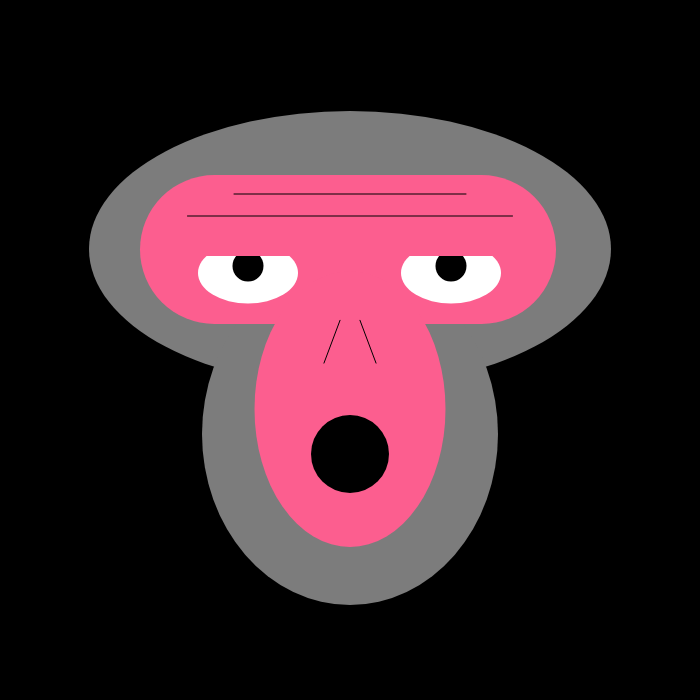
Frame 1 (no input)
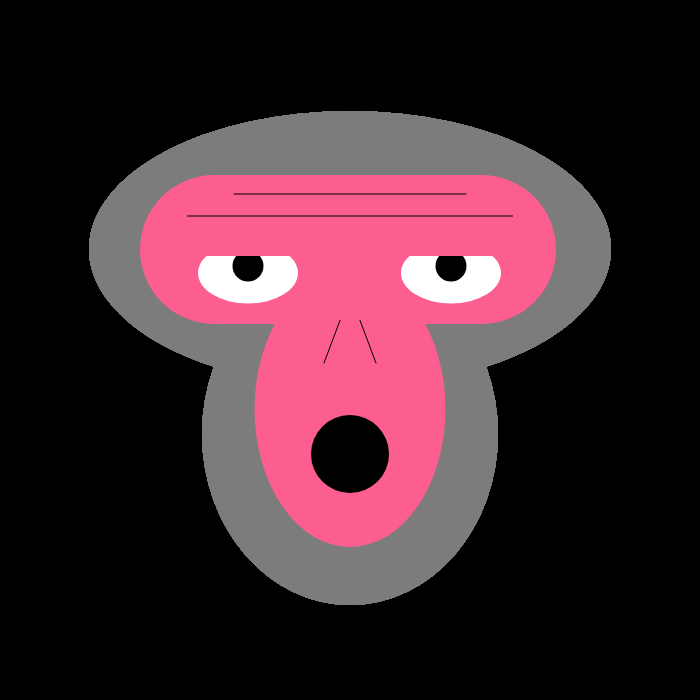
Frame 60 (no input)
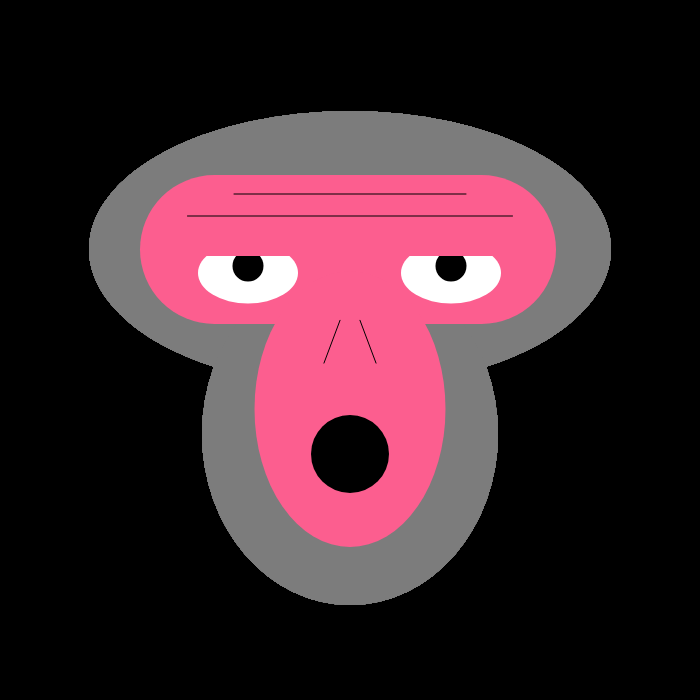
Frame 120 (the mouse pressed at the canvas centre since frame 60)

The p5.js sketch that drew these frames (run headless with seeded random() and noise() and a simulated clock; from frame 60 on, the mouse is pressed at the canvas centre):

// p5.js sketch
// ── sketch.js
function setup() {
  createCanvas(700,700)
  background('#000000')
}

function draw() {
  
  //Facial bulk is gray. Ellipse Coordinated=(x,y,w,[h])
  noStroke()//for both facial constructive pieces.
  fill('#7c7c7c')//gray
  ellipse(350,249,522,276)//top half of exterior
  ellipse(350,434,296,342)//bottom half of ext.
  
  //facial interior is pink:two overlapping similar ellipses.
  fill('#fc5e8f')//pink
  rect(140,175,416,149,100)//top half of interior
  ellipse(350,409,191,276)//bottom half of int.
  
  //FOREHEAD LINES
  stroke('#000000')//eliminating noStroke command
  line(234,194,466,194)//top wrinkle
  line(187.5,216,512.5,216)//bottom wrinkle
  
  
  //Eyes use 'interior pink' rectangles to mask them and appear only partly open.
 
 //EYES
  fill('white')//EYE COLOR
  noStroke()
  ellipse(248,273,100,61)//right eye
  ellipse(451,273,100,61)//left eye
  
  //PUPILS
  fill('black')
  ellipse(248,266,31)
  ellipse(451,266,31)
  
  //PINK MASKING RECTANGLES
  fill('#fc5e8f')
  rect(173,235,149,21)//right eye
  rect(376,235,149,21)//Left eye
  
  //MOUTH
  fill('black')
  ellipse(350,454,78)
  
  //NOSE: two lines at oppsing, equal angles.
  stroke('black')
  line(340.02,320.32,323.98,363.09)//right nostril
  line(359.98,320.32,376.02,363.09)//left nostril
  
}
